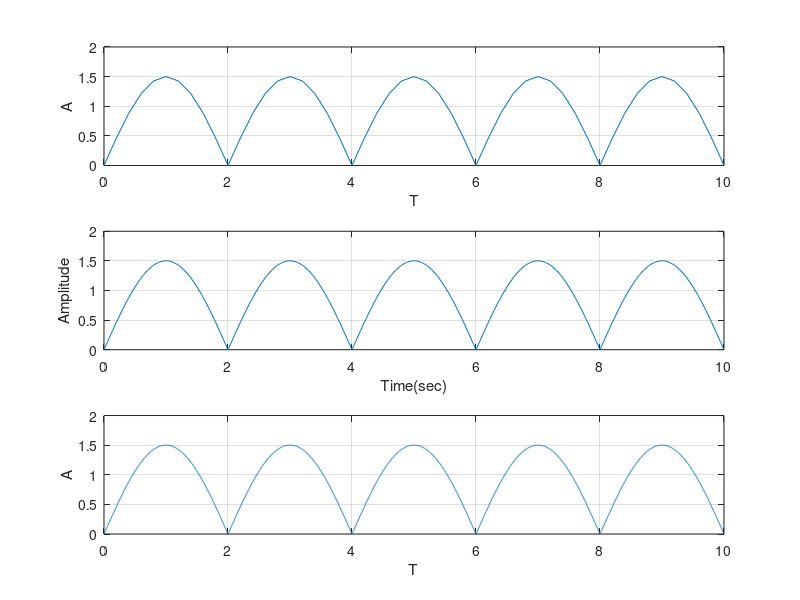

Here is the MATLAB script that generated this plot:
%Semnal sinusoidal redresat dubl? alternan??
t1=0:0.2:10;                   
s1=abs(1.5*sin(2*pi*0.25*t1)); 
subplot(3,1,1)
plot(t1,s1),grid
xlabel('T')
ylabel('A')

t2=0:0.02:10;
s2=abs(1.5*sin(2*pi*0.25*t2));
subplot(3,1,2)
plot(t2,s2),grid
xlabel('Time(sec)')
ylabel('Amplitude')

t3=0:0.002:10;
s3=abs(1.5*sin(2*pi*0.25*t3));
subplot(3,1,3)
plot(t3,s3),grid
xlabel('T')
ylabel('A')


    